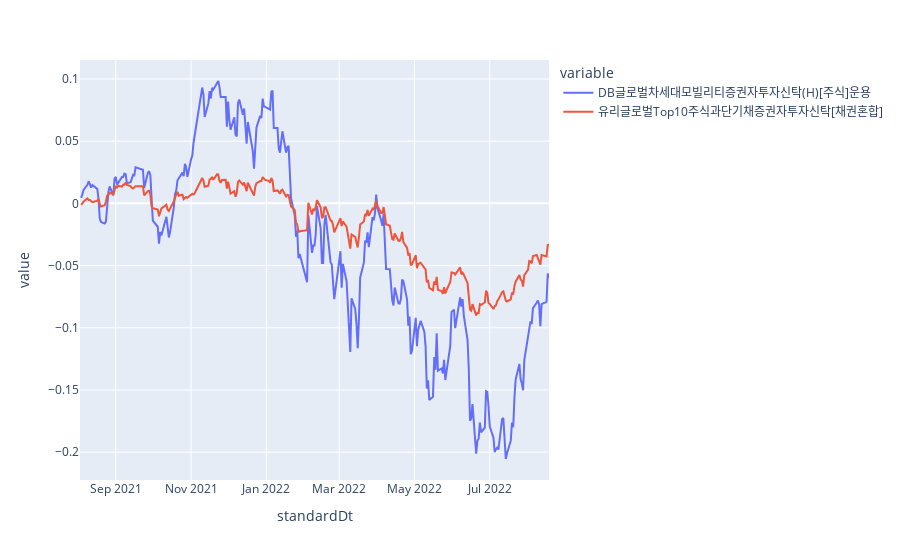

Notebook cell for this chart:
### Code cell
px.line(fundAB_df)

### Figure 1 — Plotly figure (JSON) as saved in the notebook; plotly's stock layout.template omitted (floating-point values rounded to 4 significant figures; data arrays with more than 128 entries replaced by an {"elided": "..."} marker saying what was removed)
{"data": [{"hovertemplate": "variable=DB글로벌차세대모빌리티증권자투자신탁(H)[주식]운용<br>standardDt=%{x}<br>value=%{y}<extra></extra>", "legendgroup": "DB글로벌차세대모빌리티증권자투자신탁(H)[주식]운용", "line": {"color": "#636efa", "dash": "solid"}, "marker": {"symbol": "circle"}, "mode": "lines", "name": "DB글로벌차세대모빌리티증권자투자신탁(H)[주식]운용", "orientation": "v", "showlegend": true, "type": "scatter", "x": {"elided": "258 str values"}, "xaxis": "x", "y": {"elided": "258 float values"}, "yaxis": "y"}, {"hovertemplate": "variable=유리글로벌Top10주식과단기채증권자투자신탁[채권혼합]<br>standardDt=%{x}<br>value=%{y}<extra></extra>", "legendgroup": "유리글로벌Top10주식과단기채증권자투자신탁[채권혼합]", "line": {"color": "#EF553B", "dash": "solid"}, "marker": {"symbol": "circle"}, "mode": "lines", "name": "유리글로벌Top10주식과단기채증권자투자신탁[채권혼합]", "orientation": "v", "showlegend": true, "type": "scatter", "x": {"elided": "258 str values"}, "xaxis": "x", "y": {"elided": "258 float values"}, "yaxis": "y"}], "layout": {"legend": {"title": {"text": "variable"}, "tracegroupgap": 0}, "margin": {"t": 60}, "xaxis": {"anchor": "y", "domain": [0, 1], "title": {"text": "standardDt"}}, "yaxis": {"anchor": "x", "domain": [0, 1], "title": {"text": "value"}}}}
